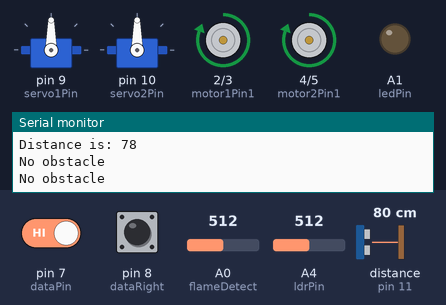
The sketch below on a simulated Arduino Uno, built with avr-gcc and run on an emulated ATmega328P. Shown: 2 × servo, motor-driver pin pairs drawn as motors (green arrow = first pin HIGH = forward, orange = second pin HIGH = backward, longer = more drive), output pins drawn as LEDs (lit = HIGH), the last lines printed to the serial monitor. Wiring (inferred from the names in the program): ultrasonic range finder: trigger pin 12; echo pin 11. The test bench sets the inputs (shaded band); at power-on: distance to the obstacle (sensor on pin 11) 80 cm, pin 8 (dataRight) HIGH, pin 7 (dataPin) HIGH, A0 (flameDetect) = 512, A4 (ldrPin) = 512. The echo pulse lasts 58.3 µs per cm; pins used as bus, display or sensor lines are not drawn.

Above: at 1.2 s.
1.3 s: distance to the obstacle (sensor on pin 11) set to 56 cm
4.3 s: distance to the obstacle (sensor on pin 11) set to 47 cm
At 4.9 s:
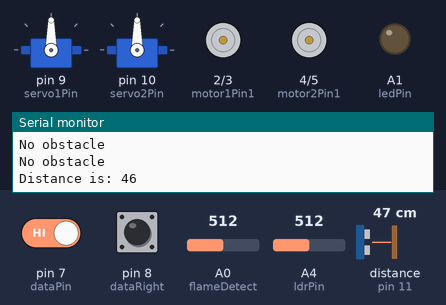
At 5.7 s:
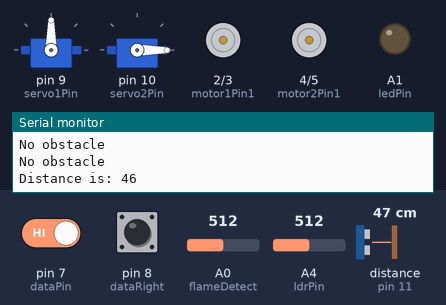
7.3 s: distance to the obstacle (sensor on pin 11) set to 120 cm
10.3 s: pin 8 (dataRight) pulled LOW for 3.2 s
15.0 s: pin 7 (dataPin) driven LOW
At 15.28 s:
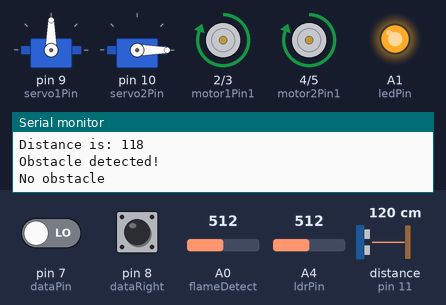
18.0 s: distance to the obstacle (sensor on pin 11) set to 2 cm
At 20.9 s:
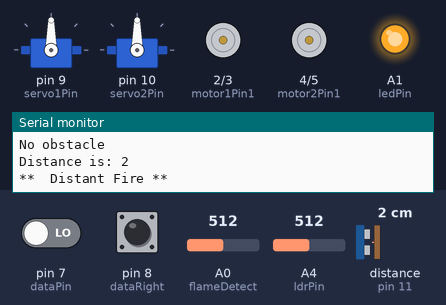
Timing chart, 0 to 22.0 s (numbered marks = the images above; inputs shaded):
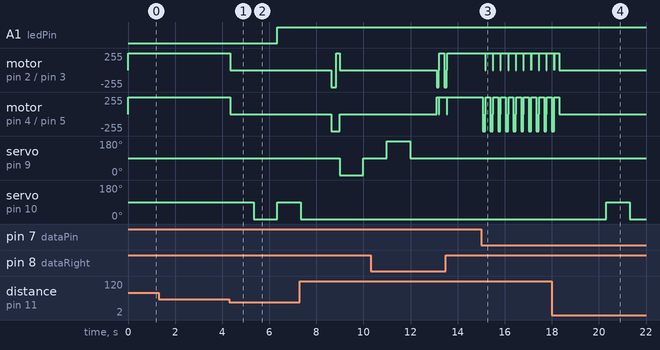

The sketch:

Final_Summative_TEJ4MO_SelfRobot.ino.ino
```cpp
#include <Servo.h>

Servo servo1;
Servo servo2;

int servo1Pin = 9;  // Connect servo 1 to digital pin 9
int servo2Pin = 10; // Connect servo 2 to digital pin 10

const int dataPin = 7;    // Connect the data pin of the sensor to digital pin 4
const int dataRight = 8;


const int FRONT_TRIGGER_PIN = 12;
const int FRONT_ECHO_PIN = 11;

// lowest and highest flame sensor readings:
const int sensorMin = 0;     //  sensor minimum
const int sensorMax = 1024;  // sensor maximum

const int ledPin = A1;
const int ledPin2 = A2;
const int ledPin3 = A3;
const int ldrPin = A4;

const int motor1Pin1 = 2;
const int motor1Pin2 = 3;
const int motor2Pin1 = 4;
const int motor2Pin2 = 5;

void setup() {
  pinMode(FRONT_TRIGGER_PIN, OUTPUT);
  pinMode(FRONT_ECHO_PIN, INPUT);

  pinMode(motor1Pin1, OUTPUT);
  pinMode(motor1Pin2, OUTPUT);

  pinMode(motor2Pin1, OUTPUT);
  pinMode(motor2Pin2, OUTPUT);

  servo1.attach(servo1Pin);
  servo2.attach(servo2Pin);

  pinMode(dataPin, INPUT);
  pinMode(ledPin, OUTPUT);

  Serial.begin(9600);
}

void loop() {
  long frontDistance = measureDistance(FRONT_TRIGGER_PIN, FRONT_ECHO_PIN); // Measure distance in front of the car


  // Check for obstacles and take appropriate actions
  if (frontDistance >= 50 || frontDistance == 0) {
    // Obstacle detected in front
    long leftSide =  detectObstacle();
    long rightSide = detectObstacleR();
     if (leftSide == 1){
       turnRight();
       delay(100);
       stopMotors();
       delay(17);
       moveForward();
       delay(200);
     }

    else if (rightSide == 1){
       turnLeft();
       delay(100);
       stopMotors();
       delay(17);
       moveForward();
       delay(200);
     }

    else {
      moveForward();
    }
  }

  else {
    // obstacle or ledge detected, Mission:AVOID
    lightDetect();
    avoidObstacle(frontDistance);
  }

}

int detectObstacle() {
  int obstacleDetected = digitalRead(dataPin);

  if (obstacleDetected == LOW) {
    // Obstacle detected
    Serial.println("Obstacle detected!");
    return 1;
  }
  else {
    // No obstacle
    Serial.println("No obstacle");
    return 2;
  }
}

int detectObstacleR() {
  int obstacleDetected = digitalRead(dataRight);

  if (obstacleDetected == LOW) {
    // Obstacle detected
    Serial.println("Obstacle detected!");
    return 1;
  }
  else {
    // No obstacle
    Serial.println("No obstacle");
    return 2;
  }
}


long measureDistance(int triggerPin, int echoPin) {
  digitalWrite(triggerPin, LOW);
  delayMicroseconds(2);
  digitalWrite(triggerPin, HIGH);
  delayMicroseconds(10);
  digitalWrite(triggerPin, LOW);

  unsigned long duration = pulseIn(echoPin, HIGH);

  // Check if the duration is within a reasonable range
  if (duration > 0 && duration < 30000) {
    long distance = duration * 0.034 / 2;
    Serial.print("Distance is: ");
    Serial.println(distance);
    return distance;
  } else {
    Serial.println("Invalid distance reading, retrying...");
    return 51;
  }
}


void lightDetect(){
  int ldrValue = analogRead(ldrPin);
  int threshold = 500;

  if (ldrValue < threshold) {
    // It's dark, turn on the LED
    digitalWrite(ledPin3, HIGH);
    Serial.println("It is dark");
  } else {
    // It's daylight, turn off the LED
    digitalWrite(ledPin3, LOW);
  }
}

void flameDetect(){
  // read the sensor on analog A0:
	int sensorReading  = analogRead(A0);
  // map the sensor range (four options):
  // ex: 'long  int map(long int, long int, long int, long int, long int)'
	int range = map(sensorReading,  sensorMin, sensorMax, 0, 3);

  // range value:
  switch (range) {
  case 0:    // A fire closer than 1.5 feet away.
    Serial.println("** Close  Fire **");
    digitalWrite(ledPin, HIGH);
    digitalWrite(ledPin2, LOW);
    break;
  case 1:    // A fire between 1-3 feet away.
    Serial.println("**  Distant Fire **");
    digitalWrite(ledPin, HIGH);
    digitalWrite(ledPin2, LOW);
    break;
  case 2:    // No fire detected.
    Serial.println("No  Fire");
    digitalWrite(ledPin2, HIGH);
    digitalWrite(ledPin, LOW);
    break;
  }
  delay(1);  // delay between reads
}

void headServo(){
    // Move the servo to position 0 degrees
  servo1.write(0);
  delay(1000);

  // Move the servo to position 90 degrees
  servo1.write(90);
  delay(1000);

  // Move the servo to position 180 degrees
  servo1.write(180);
  delay(1000);

  servo1.write(90);
  delay(1000);
}

void handServo(){
      // Move the servo to position 0 degrees
  servo2.write(0);
  delay(1000);

  // Move the servo to position 90 degrees
  servo2.write(90);
  flameDetect();
  delay(1000);

  // Move the servo to position 180 degrees
  servo2.write(0);
  delay(1000);
}

void moveForward() {
  digitalWrite(motor1Pin1, HIGH);
  digitalWrite(motor1Pin2, LOW);
  digitalWrite(motor2Pin1, HIGH);
  digitalWrite(motor2Pin2, LOW);
}

void avoidObstacle(long frontDistance) {
  stopMotors();
  delay(1000);
  handServo();
  delay(300);
  reverse();
  delay(200);
  turnRight();
  delay(150);
  stopMotors();
  headServo();
  stopMotors();
  frontDistance = measureDistance(FRONT_TRIGGER_PIN, FRONT_ECHO_PIN);
  delay(100);

   if (frontDistance<=49){
      avoidObstacle(frontDistance);
    }
}


void reverse() {
  digitalWrite(motor1Pin1, LOW);
  digitalWrite(motor1Pin2, HIGH);
  digitalWrite(motor2Pin1, LOW);
  digitalWrite(motor2Pin2, HIGH);
}

void turnLeft() {
  digitalWrite(motor1Pin1, LOW);
  digitalWrite(motor1Pin2, HIGH);
  digitalWrite(motor2Pin1, HIGH);
  digitalWrite(motor2Pin2, LOW);
}

void turnRight() {
  digitalWrite(motor1Pin1, HIGH);
  digitalWrite(motor1Pin2, LOW);
  digitalWrite(motor2Pin1, LOW);
  digitalWrite(motor2Pin2, HIGH);
}

void stopMotors() {
  digitalWrite(motor1Pin1, LOW);
  digitalWrite(motor1Pin2, LOW);
  digitalWrite(motor2Pin1, LOW);
  digitalWrite(motor2Pin2, LOW);
}
```

Measured:
- the behaviour switches between 51 and 50 cm on distance to the obstacle (sensor on pin 11) (found by bisection; images 0 and 1)
- after the input at 4.3 s, A1 (ledPin): LOW → HIGH after 2.0 s; motor on pin 2 (motor1Pin1) / pin 3 (motor1Pin2), motor on pin 4 (motor2Pin1) / pin 5 (motor2Pin2): forward 255/255 → stopped at once; servo on pin 10 (servo2Pin): 90° → 0° after 1.0 s, → 90° 1.0 s later
- after the input at 15.0 s, motor on pin 2 (motor1Pin1) / pin 3 (motor1Pin2): alternates forward 255/255 for 0.31 s and stopped for 0.02 s, starting after 0.17 s; motor on pin 4 (motor2Pin1) / pin 5 (motor2Pin2): forward 255/255 → backward 255/255 after 0.07 s, then repeats every 0.33 s: stopped 0.02 s, forward 255/255 0.21 s, backward 255/255 0.10 s
- after the input at 18.0 s, servo on pin 10 (servo2Pin): 0° → 90° after 2.3 s, → 0° 1.0 s later
